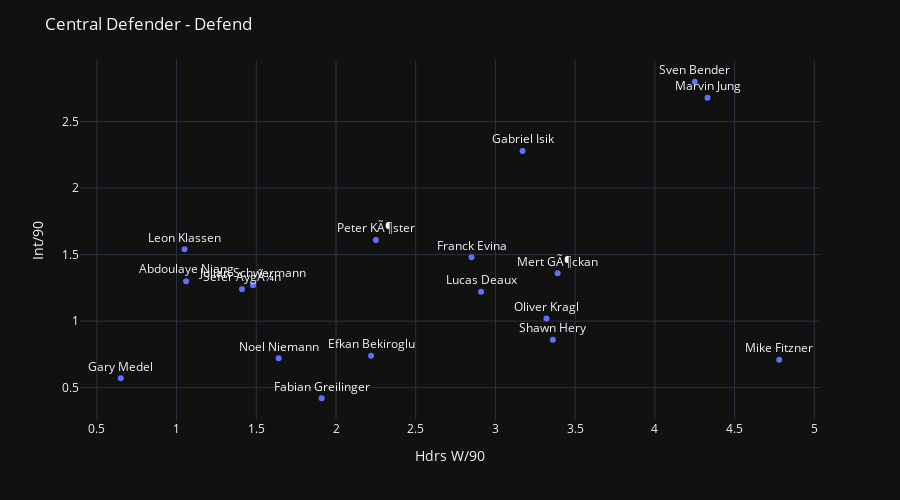

Notebook source saved alongside this figure:
### Code cell
fig = px.scatter(df1, x="Hdrs W/90", y="Int/90", text="Name", log_x=False, size_max=60)
fig.update_traces(textposition='top center')
fig.update_layout(
    height=500,
   )
for template in ["plotly_dark"]:
    fig.update_layout(template=template, title="Central Defender - Defend")
fig.show()

### Figure 1 — Plotly figure (JSON) as saved in the notebook; plotly's stock layout.template omitted (floating-point values rounded to 4 significant figures)
{"data": [{"hovertemplate": "Hdrs W/90=%{x}<br>Int/90=%{y}<br>Name=%{text}<extra></extra>", "legendgroup": "", "marker": {"color": "#636efa", "symbol": "circle"}, "mode": "markers+text", "name": "", "showlegend": false, "text": ["Luca Unbehaun", "Mert GÃ¶ckan", "Leon Vogel", "Sven Bender", "Efkan Bekiroglu", "Oliver Kragl", "Mike Fitzner", "Lucas Deaux", "Gary Medel", "Julian Schwermann", "Franck Evina", "Marco Hiller", "Noel Niemann", "Abdoulaye Niang", "Marvin Jung", "Gabriel Isik", "Shawn Hery", "Leon Klassen", "Fabian Greilinger", "Petr Dvorak", "Marko Basic", "Peter KÃ¶ster", "Rene Strehmel", "Sefer AygÃ¼n", "Ben SchÃ¤fer", "Andreas Ahlm", "Pawel Majewski", "Felix Abeln", "Sebastian Drichel", "David Hyam", "JosÃ© Batista", "Tobias Paula", "Fabian Feldhaus", "Martin MÃ¸rk", "Mahmut KoÃ§", "Markus Bahr", "Michael Benecke", "Peter Eze", "Christoph Sailer", "Tobias Riegger-Zingerle", "Daniel Haller", "NÃ©lson Ferreira"], "textposition": "top center", "type": "scatter", "x": ["-", "3.39", "-", "4.25", "2.22", "3.32", "4.78", "2.91", "0.65", "1.48", "2.85", "-", "1.64", "1.06", "4.33", "3.17", "3.36", "1.05", "1.91", "-", "-", "2.25", "-", "1.41", "-", "-", "-", "-", "-", "-", "-", "-", "-", "-", "-", "-", "-", "-", "-", "-", "-", "-"], "xaxis": "x", "y": ["-", "1.36", "-", "2.80", "0.74", "1.02", "0.71", "1.22", "0.57", "1.27", "1.48", "-", "0.72", "1.30", "2.68", "2.28", "0.86", "1.54", "0.42", "-", "-", "1.61", "-", "1.24", "-", "-", "-", "-", "-", "-", "-", "-", "-", "-", "-", "-", "-", "-", "-", "-", "-", "-"], "yaxis": "y"}], "layout": {"height": 500, "legend": {"tracegroupgap": 0}, "margin": {"t": 60}, "title": {"text": "Central Defender - Defend"}, "xaxis": {"anchor": "y", "domain": [0, 1], "title": {"text": "Hdrs W/90"}}, "yaxis": {"anchor": "x", "domain": [0, 1], "title": {"text": "Int/90"}}}}
